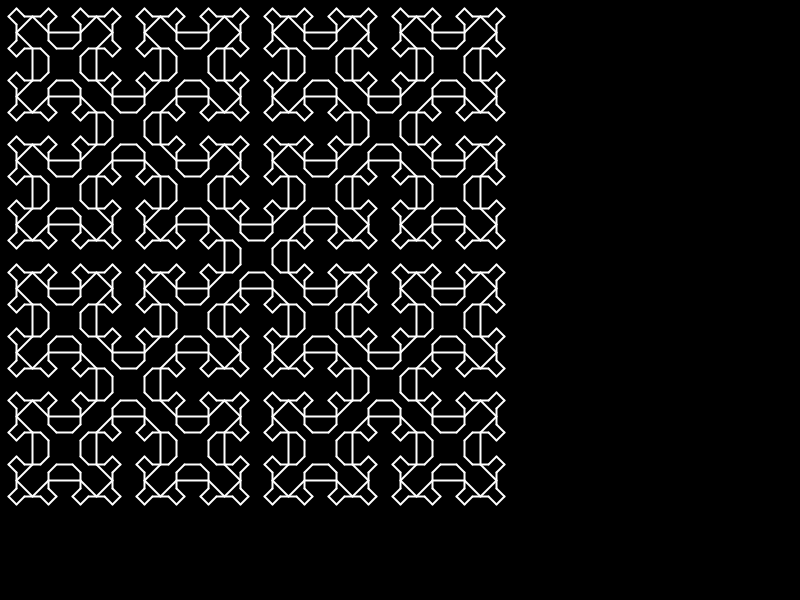
Frame 1 (no input)
Frame 2 (the mouse pressed at the canvas centre, redrawn once): identical to frame 1, image omitted

The Processing sketch that drew this single still picture (run headless with seeded random() and noise(); the mouse was pressed at the canvas centre and the sketch redrawn once):

// Processing sketch: processing_108475
// ── processing_108475.pde

// sierpinski fractal, basic version, no color
// ref: en.wikipedia.org/wiki/Sierpi%C5%84ski_curve
// play around with n and nOmit, warning: larger n will slow down

int n;     // levels
int h0;
int h, x, y, x0, y0;
int nOmit;     // levels to be omitted
int prevx, prevy;
boolean isFirst, isOne;

void setup() {
  size(800, 600);
  n = 4;      // levels
  nOmit = 2;  // levels to be omitted, must < n
  
  h0 = 512;
  inits();
  
  stroke(#ffffff);   // default
  strokeWeight(2);
  noLoop();
}

void draw() {
  background(0);
  display();  // display objects
  drive();    // variables changes
}

void inits() {
  // initial values for each cycle
  prevx = -1;
  prevy = -1;
  isFirst = false;
  isOne = true;
}

void display() {
  // objects to display each cycle
  ABCD();  
}

void drive() {
  inits();
  // put cycle variable changes here..
}

void plot() {
  // plot the sierpinski vertices, 
  // basic no color
  if (prevx < 0 && prevy < 0) {
    prevx = x0;
    prevy = y0;
  }

  if (isOne) {    // to be omitted
    stroke(#ffffff, 0);
    fill(#ffffff, 0);
  }
  else {
    stroke(#ffffff);
    fill(#ffffff);
  }
  if (isFirst) {
    line(x0, y0, x, y);
    isFirst = false;
  }
  else {
    line(prevx, prevy, x, y);
  }

  prevx = x;
  prevy = y;
}

// all sierpinski recursive..
void A(int i) {
  if (i > 0) {
    A(i-1); 
    x += h; y -= h; plot();
    B(i-1);
    x += 2*h; plot();
    D(i-1);
    x += h; y += h; plot();
    A(i-1);
  }  
}

void B(int i) {
  if (i > 0) {
    B(i-1); 
    x -= h; y -= h; plot();
    C(i-1);
    y -= 2*h; plot();
    A(i-1);
    x += h; y -= h; plot();
    B(i-1);
  }  
}

void C(int i) {
  if (i > 0) {
    C(i-1); 
    x -= h; y += h; plot();
    D(i-1);
    x -= 2*h; plot();
    B(i-1);
    x -= h; y -= h; plot();
    C(i-1);
  }  
}

void D(int i) {
  if (i > 0) {
    D(i-1); 
    x += h; y += h; plot();
    A(i-1);
    y += 2*h; plot();
    C(i-1);
    x -= h; y += h; plot();
    D(i-1);
  }  
}

void ABCD() {
  h = h0/4;
  x0 = 2*h;
  y0 = 3*h;

  for (int i=1; i <= n; i++) {
    if (i <= nOmit) 
      isOne = true;
    else
      isOne = false; 
    x0 -= h;
    h /= 2;
    y0 += h;
    x = x0;
    y = y0;
    isFirst = true;
    A(i);
    x += h; y -= h; plot();
    B(i);
    x -= h; y -= h; plot();
    C(i);
    x -= h; y += h; plot();
    D(i);
    x += h; y += h; plot();
  }
}
